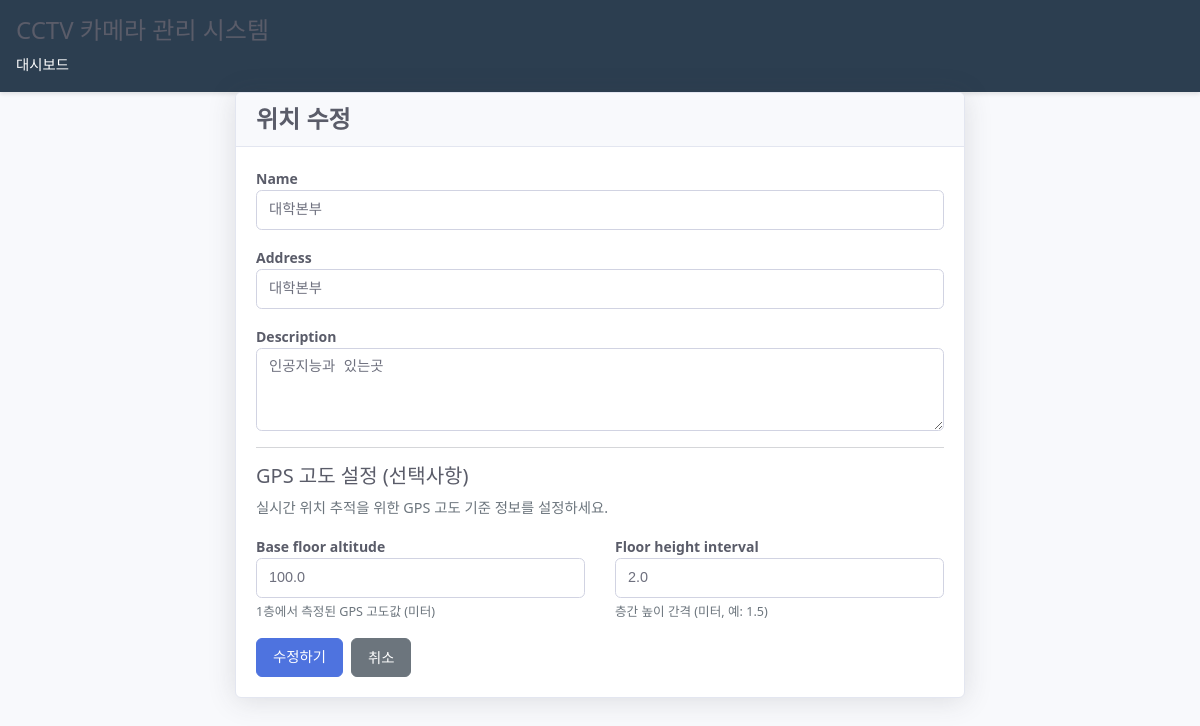
Page /map/locations/3/edit/ (signed in) on the earlier database version.
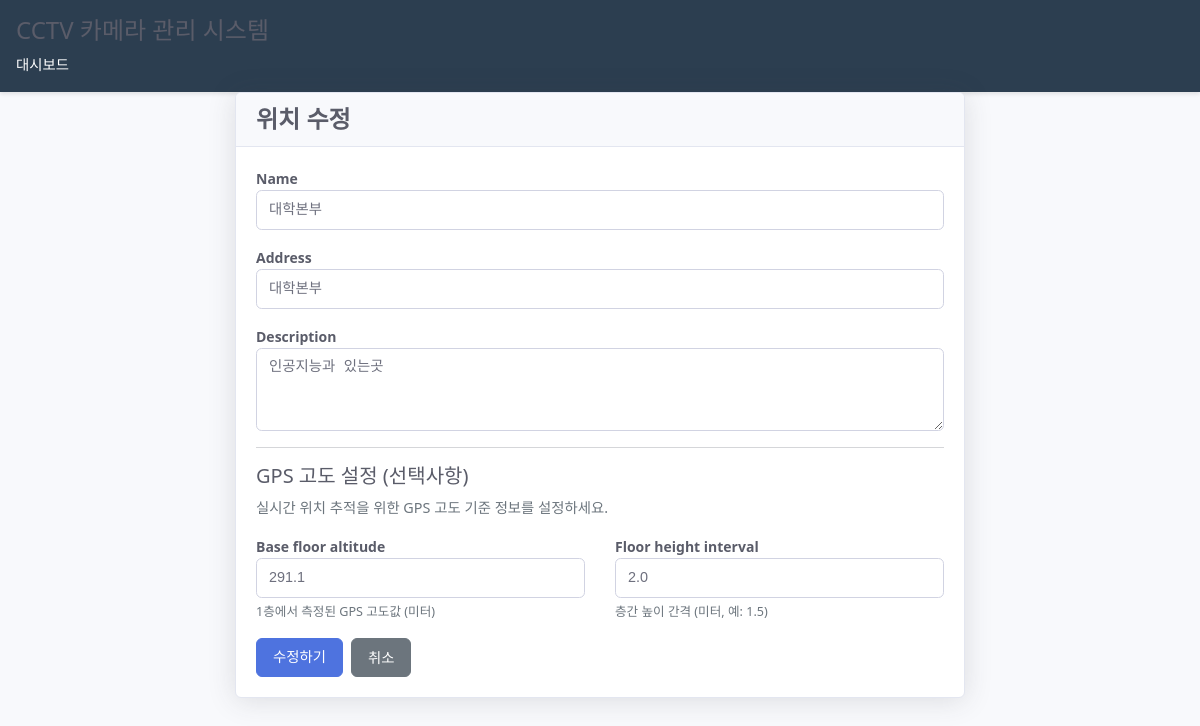
Same page on the later database version.
### map/models.py (models this page shows, shortened)
class Location(models.Model):
    name = models.CharField(max_length=100, help_text="건물명 (예: 대학본부, 공학관)")
    address = models.CharField(max_length=200, blank=True, help_text="주소")
    description = models.TextField(blank=True, help_text="설명")
    base_floor_altitude = models.FloatField(
        null=False, blank=False,
        help_text="1층 기준 GPS 고도 (미터, 예: 100.0)"
    )
    floor_height_interval = models.FloatField(
        null=False, blank=False,
        help_text="층간 높이 간격 (미터, 예: 1.5)"
    )
    created_at = models.DateTimeField(auto_now_add=True)
    class Meta:
        verbose_name = "위치"
        verbose_name_plural = "위치들"
        ordering = ['name']

### map/views.py (the view, shortened to what this page needs)
# urls.py: path('locations/<int:pk>/edit/', views.LocationUpdateView.as_view(), name='location_edit'),
@method_decorator(login_required, name='dispatch')
class LocationUpdateView(UpdateView):
    model = Location
    form_class = LocationForm
    template_name = 'map/location_form.html'
    success_url = reverse_lazy('map:location_list')

### map/forms.py (shortened to what this page needs)
class LocationForm(forms.ModelForm):
    class Meta:
        model = Location
        fields = ['name', 'address', 'description', 'base_floor_altitude', 'floor_height_interval']
        widgets = {
            'name': forms.TextInput(attrs={'class': 'form-control', 'placeholder': '위치명을 입력하세요'}),
            'address': forms.TextInput(attrs={'class': 'form-control', 'placeholder': '주소를 입력하세요 (선택사항)'}),
            'description': forms.Textarea(attrs={'class': 'form-control', 'rows': 3, 'placeholder': '설명을 입력하세요 (선택사항)'}),
            'base_floor_altitude': forms.NumberInput(attrs={
                'class': 'form-control',
                'step': '0.1',
                'placeholder': '예: 100.0 (미터)'
            }),
            'floor_height_interval': forms.NumberInput(attrs={
                'class': 'form-control',
                'step': '0.1',
                'placeholder': '예: 1.5 (미터)'
            })
        }

### map/templates/map/location_form.html (shortened to what this page needs)
{% extends 'map/base.html' %}
{% load static %}
{% block extra_css %}
<link rel="stylesheet" href="{% static 'map/css/map_admin.css' %}">
{% endblock %}
{% block content %}
<div class="container">
    <div class="row justify-content-center">
        <div class="col-md-8">
            <div class="card">
                <div class="card-header">
                    <h4>{% if object %}위치 수정{% else %}새 위치 추가{% endif %}</h4>
                </div>
                <div class="card-body">
                    <form method="post">
                        <div class="mb-3">
                            <label for="{{ form.name.id_for_label }}" class="form-label">{{ form.name.label }}</label>
                            {{ form.name }}
                        </div>
                        <div class="mb-3">
                            <label for="{{ form.address.id_for_label }}" class="form-label">{{ form.address.label }}</label>
                            {{ form.address }}
                        </div>
                        <div class="mb-3">
                            <label for="{{ form.description.id_for_label }}" class="form-label">{{ form.description.label }}</label>
                            {{ form.description }}
                        </div>
                        <hr>
                        <h5>GPS 고도 설정 (선택사항)</h5>
                        <p class="text-muted">실시간 위치 추적을 위한 GPS 고도 기준 정보를 설정하세요.</p>
                        <div class="row">
                            <div class="col-md-6">
                                <div class="mb-3">
                                    <label for="{{ form.base_floor_altitude.id_for_label }}" class="form-label">{{ form.base_floor_altitude.label }}</label>
                                    {{ form.base_floor_altitude }}
                                    <div class="form-text">1층에서 측정된 GPS 고도값 (미터)</div>
                                </div>
                            </div>
                            <div class="col-md-6">
                                <div class="mb-3">
                                    <label for="{{ form.floor_height_interval.id_for_label }}" class="form-label">{{ form.floor_height_interval.label }}</label>
                                    {{ form.floor_height_interval }}
                                    <div class="form-text">층간 높이 간격 (미터, 예: 1.5)</div>
                                </div>
                            </div>
                        </div>
                        <div class="d-flex gap-2">
                            <button type="submit" class="btn btn-primary">
                                {% if object %}수정하기{% else %}추가하기{% endif %}
                            </button>
                            <a href="{% url 'map:location_list' %}" class="btn btn-secondary">취소</a>
                        </div>
                    </form>
                </div>
            </div>
        </div>
    </div>
</div>
{% endblock %}

Differences in the rows shown:
changed Location "대학본부": base_floor_altitude "100.0" → "291.1"
